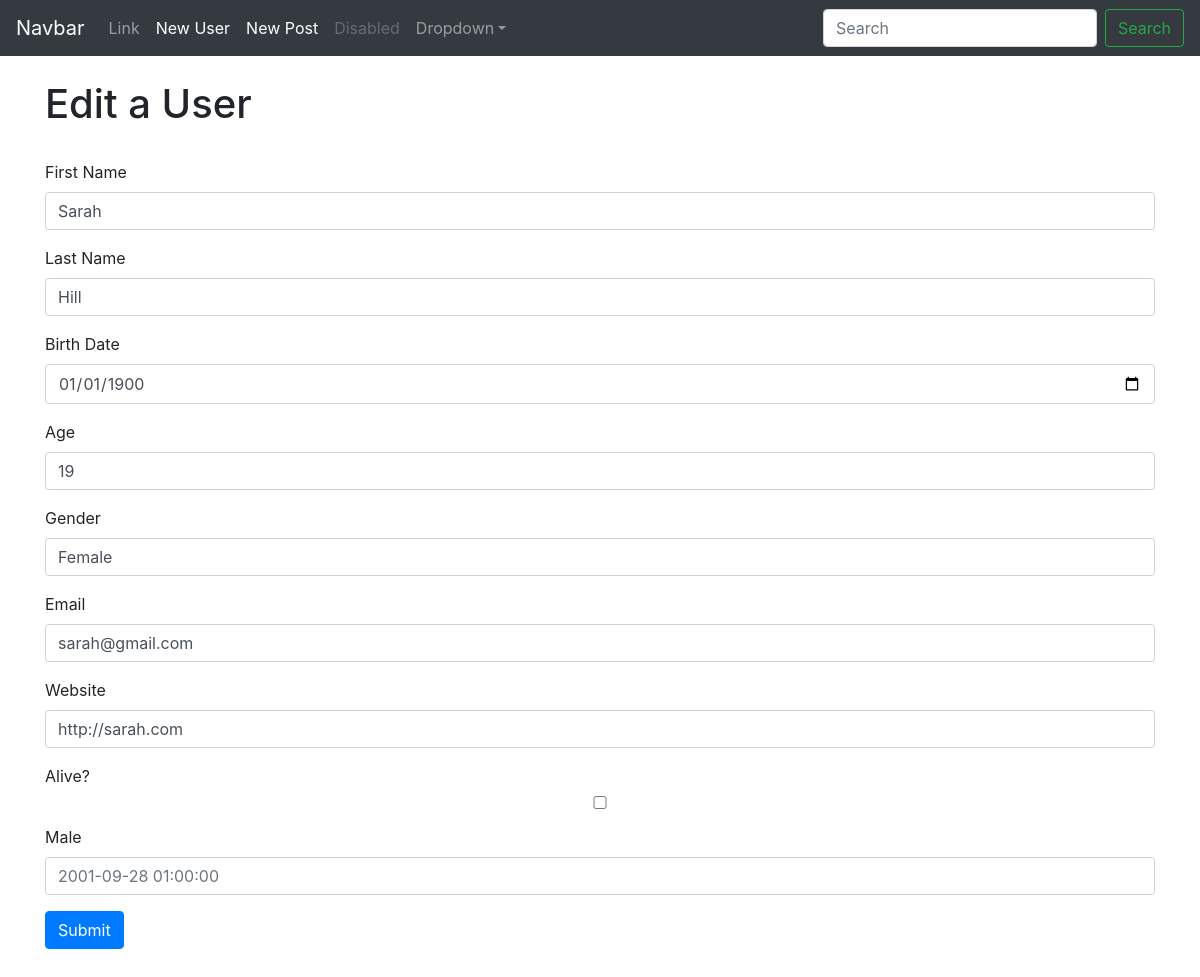
/users/2/edit, run on the app's committed database.
### app/models/User.py (models this page shows, shortened)
class User(db.Model):
    __tablename__ = "users"
    id = db.Column(db.Integer, primary_key=True,autoincrement=True)
    first_name = db.Column(db.String(120), nullable=False)
    last_name = db.Column(db.String(120), nullable= False)
    birth_date = db.Column(db.DATE)
    age = db.Column(db.VARCHAR(16))
    gender = db.Column(db.String(6))
    email = db.Column(db.VARCHAR(255), unique=True)
    website = db.Column(db.VARCHAR(255))
    alive = db.Column(db.VARCHAR(6))
    created_at = db.Column(db.TIMESTAMP)

### app/controllers/users.py (the view)
@app.route('/users/<int:user_id>/edit',methods=['GET','POST'])
def edit_user(user_id):
    user = User.query.filter_by(id=user_id).one()
    if request.method == 'POST':
        try:
          first_name = request.form['first_name'] #required in the view
          last_name= request.form['last_name'] #required in the view
          birth_date = datetime(2018,9,28,10,10,10).date()
          age = request.form['age']
          gender = request.form['gender']
          email = request.form['email']
          website = request.form['website']
          alive = request.form['alive']
          created_at = datetime(2018,9,28,10,10,10)
          post.first_name = first_name
          post.last_name = last_name
          post.birth_date = birth_date
          post.age = age
          post.gender = gender
          post.email = email
          post.website = website
          post.alive = alive
          post.cretated_at = created_at
        except:
          first_name = fake.first_name() #required in the view
          last_name= fake.last_name()
          birth_date = datetime(2018,9,28,10,10,10).date()
          age = str(random.randint(18,65))
          gender = "Male"
          email = fake.email()
          website = fake.url()
          alive = ["true",'false']
          alive = alive[random.randint(0,1)]
          created_at = datetime(2018,9,28,10,10,10)
          post.first_name = first_name
          post.last_name = last_name
          post.birth_date = birth_date
          post.age = age
          post.gender = gender
          post.email = email
          post.website = website
          post.alive = alive
          post.cretated_at = created_at
        if db.session.query(User).filter(User.first_name == first_name).count():
            db.session.commit()
            return render_template('users/user_edit_success.html',first_name=first_name)
    elif request.method == "GET":
      return render_template('users/edit.html',first_name=user.first_name,user=user)
    return render_template('users/index.html')

### app/templates/users/edit.html
{%extends 'layout.html'%}
{%block content%}
      <h1>Edit a User</h1><br>
            <form class ="" method="post" action="/user/add">
              <div class="form-group">
                <label for="first_name">First Name</label>
                <input type="text" id="first_name" class="form-control" name="first_name" style="margin-right:9px" placeholder="John" value="{{user.first_name}}"></div>
              <div class="form-group">
                <label for="last_name">Last Name</label>
                <input type="text" id="last_name" class="form-control" name="last_name" style="margin-right:9px"placeholder="Hero" value="{{user.last_name}}"></div>
              <div class="form-group">
                <label for="birth_date">Birth Date</label>
                <input type="date" id="birth_date" class="form-control" name="birth_date" style="margin-right:9px" placeholder="1900-01-01" value="{{user.birth_date}}"></div>
              <div class="form-group">
                <label for="age">Age</label>
                <input type="text" id="age" class="form-control" name="age" style="margin-right:9px" placeholder="34" value="{{user.age}}"></div>
              <div class="form-group">
                <label for="gender">Gender</label>
                <input type="text" id="gender" class="form-control" name="gender" style="margin-right:9px" placeholder="Male" value="{{user.gender}}"></div>
              <div class="form-group">
                <label for="email">Email</label>
                <input type="text" id="email" class="form-control" name="email" style="margin-right:9px" placeholder="jon@gmail.com" value="{{user.email}}"></div>
              <div class="form-group">
                <label for="website">Website</label>
                <input type="text" id="website" class="form-control" name="website" style="margin-right:9px" placeholder="http://john.com" value="{{user.website}}"></div>
              <div class="form-group">
                <label for="alive">Alive?</label>
                <input type="checkbox" id= "alive" class="form-control" name="alive" style="margin-right:9px" value="{{user.alive}}"></div>
              <div class="form-group">
                <label for="created">Male</label>
                <input type="datetime" id="created" class="form-control" name="created_at" style="margin-right:9px" placeholder="2001-09-28 01:00:00" value="{{user.create_at}}"></div>
                  <button class="btn btn-primary" type="submit">Submit</button>
            </form>
      <br><br>
{%endblock%}

### app/templates/layout.html (style rules this page uses)
body { padding-top: 5rem; }

### data on the page
User: first_name "Sarah", last_name "Hill", birth_date "01/01/1900", age "19", gender "Female", email "sarah@gmail.com", website "http://sarah.com"
